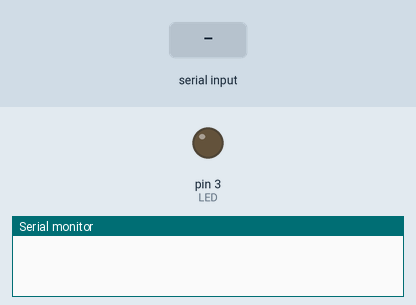
The sketch below on a simulated Arduino Uno, built with avr-gcc and run on an emulated ATmega328P. Parts: output pins drawn as LEDs (lit = HIGH), the last lines printed to the serial monitor. The inputs (shaded band) are chosen by the test bench.

Above: at 1.2 s.
1.3 s: "1" received over Serial
At 2.5 s:
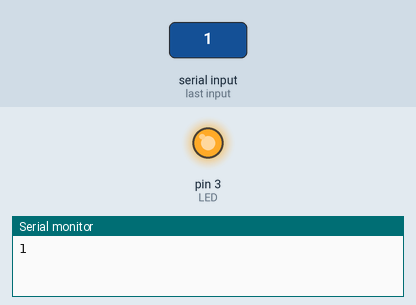
2.8 s: "0" received over Serial
At 3.8 s:
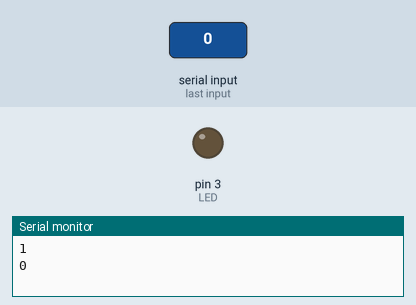
Timing chart, 0 to 5.8 s (numbered marks = the images above; inputs shaded):
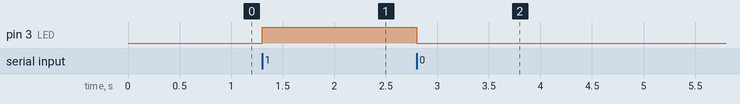

The sketch:

blutooth_test.ino
```cpp
#define LED 3
char incoming_value = 0;

void setup() {
  Serial.begin(9600);
  pinMode(LED, OUTPUT);

}

void loop() {
  if(Serial.available()>0){
    incoming_value = Serial.read();
    Serial.println(incoming_value);
    if(incoming_value == '1'){
      digitalWrite(LED, HIGH);
    }
    else{
      digitalWrite(LED, LOW);
    }
  }
}
```

Measured:
- after the input at 1.3 s, pin 3 (LED): LOW → HIGH at once
- after the input at 2.8 s, pin 3 (LED): HIGH → LOW at once
